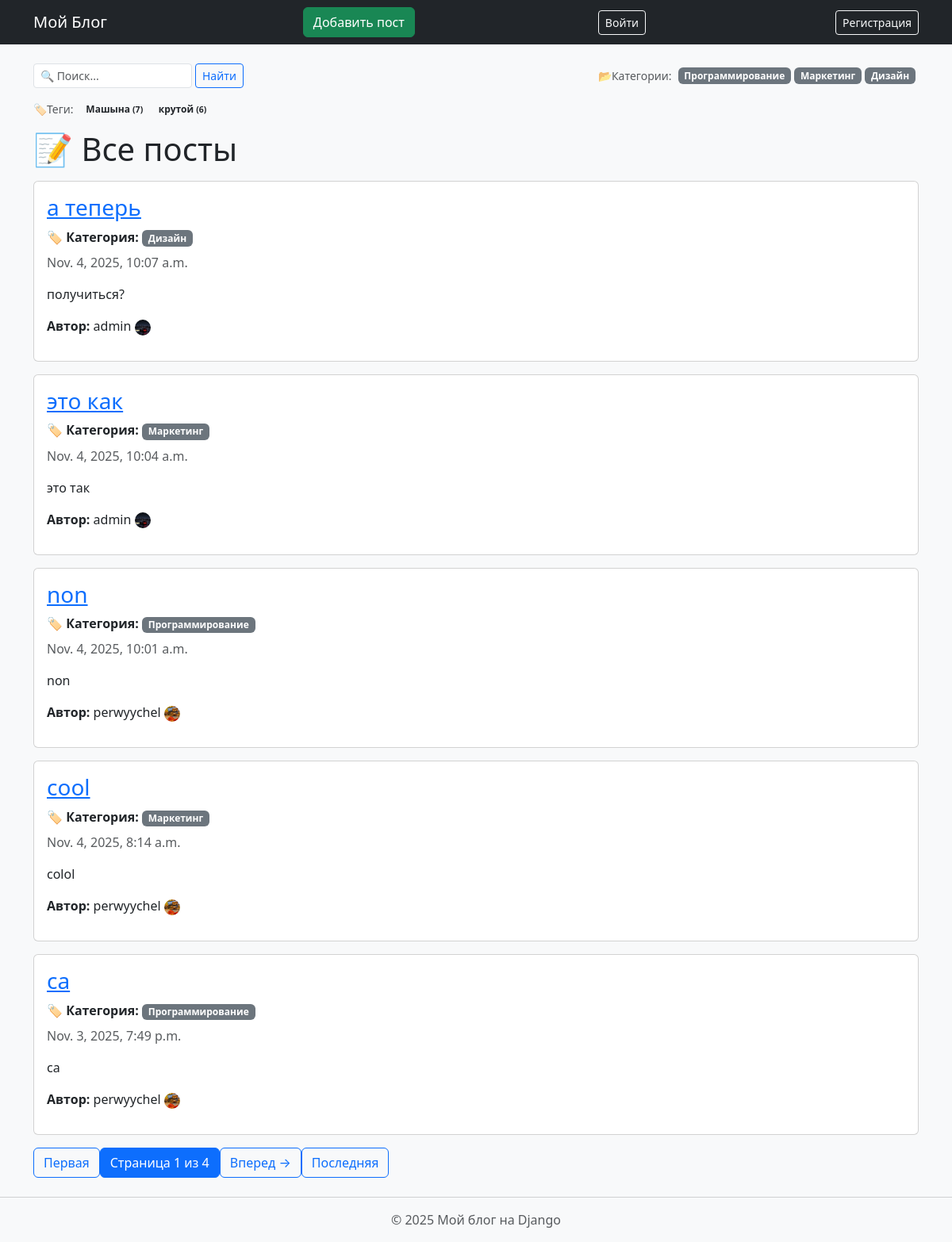
The page / on the database its author committed.
### blog/models.py (models this page shows, shortened)
class Category(models.Model):
    name = models.CharField(max_length=100, unique=True)
    slug = models.SlugField(max_length=100, unique=True)

class Tag(models.Model):
    name = models.CharField(max_length=30, unique=True)
    slug = models.SlugField(unique=True)

class Post(models.Model):
    title = models.CharField(max_length=200)
    text = models.TextField(max_length=200)
    date = models.DateTimeField(auto_now_add=True)
    author = models.ForeignKey(User, on_delete=models.CASCADE, related_name='posts')
    category = models.ForeignKey(Category, on_delete=models.SET_NULL, null=True, blank=True, related_name='posts')
    tags = models.ManyToManyField('Tag', related_name='posts',blank=True)
    image = models.ImageField(upload_to='post_images/', blank=True, null=True)

class Profile(models.Model):
    user = models.OneToOneField(User, on_delete=models.CASCADE)
    avatar = models.ImageField(upload_to='avatars/', blank=True, null=True)
    bio = models.TextField(blank=True)  # 🔹 новое поле

### blog/views.py (the view)
# urls.py: path('', views.home, name='home'),
def home(request):
    query = request.GET.get('q')
    if query:
        posts = Post.objects.filter(
            Q(title__icontains=query) | Q(text__icontains=query)  # 🔹 исправлено content → text
        ).order_by('-date')
        if posts.exists():
            messages.success(request, f'✅ Найдено {posts.count()} совпадений по запросу: "{query}"')
        else:
            messages.info(request, f'🔍 По запросу "{query}" ничего не найдено')
    else:
        posts = Post.objects.all().order_by('-date')
    paginator = Paginator(posts, 5)  # 5 постов на страницу
    page_number = request.GET.get('page')
    page_obj = paginator.get_page(page_number)  # 🔹 автоматически обрабатывает page=9999
    context = {
        'name': 'Hoshgeldi',
        'date': datetime.now(),
        'categories': Category.objects.all(),
        'tags': Tag.objects.all(),
        'page_obj': page_obj,  # 🔹 используем page_obj вместо posts
        'query': query,  # 🔹 передаем поисковый запрос в шаблон
    }
    return render(request, 'blog/home.html', context)

### blog/templates/blog/home.html (shortened to what this page needs)
{% extends 'blog/base.html' %}
{% block content %}
<div class="d-flex justify-content-between align-items-center mb-3">
  <div class="d-flex align-items-center">
    <form method="get" action="{% url 'home' %}" class="d-flex me-3">
      <input type="text" name="q" placeholder="🔍 Поиск..." class="form-control form-control-sm" style="width: 200px;">
      <button type="submit" class="btn btn-outline-primary btn-sm ms-1">Найти</button>
    </form>
  </div>
  <div class="d-flex align-items-center">
    <span class="text-muted me-2 small">📂Категории:</span>
    {% for category in categories %}
      <a href="{% url 'category_posts' category.slug %}" class="badge bg-secondary text-decoration-none me-1">{{ category.name }}</a>
    {% endfor %}
  </div>
</div>
<div class="mb-3">
  <div class="d-flex align-items-center">
    <span class="text-muted me-2 small">🏷️Теги:</span>
    {% for tag in tags %}
      <a href="{% url 'posts_by_tag' tag.slug %}" class="badge bg-light text-dark text-decoration-none me-1">
        {{ tag.name }} <small>({{ tag.posts.count }})</small>
      </a>
    {% endfor %}
  </div>
</div>
  <h1 class="mb-3">📝 Все посты</h1>
  {% for post in page_obj %}
    <div class="card mb-3 p-3">
      <h3><a href="{% url 'post_detail' post.id %}">{{ post.title }}</a></h3>
    {% if post.category %}
      <p class="mb-2">
        <strong>🏷️ Категория:</strong>
        <a href="{% url 'category_posts' post.category.slug %}" class="badge bg-secondary text-decoration-none">
          {{ post.category.name }}
        </a>
      </p>
    {% endif %}
      <p class="text-muted">{{ post.date }}</p>
      <p>{{ post.text|truncatewords:5 }}</p>
      <p><strong>Автор:</strong> {{ post.author.username }}
          {% if post.author.profile.avatar %}
            <img src="{{ post.author.profile.avatar.url }}" class="rounded-circle me-1" width="20" height="20">
            {% else %}
              👤
          {% endif %}
      </p>
    </div>
  {% empty %}
    <p>Пока публикаций нет.</p>
  {% endfor %}
<div class="pagination">
    <a href="?page=1" class="btn btn-outline-primary">Первая</a>
    <span class="current-page btn btn-primary">
        Страница {{ page_obj.number }} из {{ page_obj.paginator.num_pages }}
    </span>
    {% if page_obj.has_next %}
        <a href="?page={{ page_obj.next_page_number }}" class="btn btn-outline-primary">Вперед →</a>
    {% endif %}
    <a href="?page={{ page_obj.paginator.num_pages }}" class="btn btn-outline-primary">Последняя</a>
</div>
{% endblock %}

### rows shown on the page
Category: name "Программирование"
Category: name "Маркетинг"
Category: name "Дизайн"
Tag: name "Машына", posts.count "7"
Tag: name "крутой", posts.count "6"
Post: title "а теперь", category.name "Дизайн", date "Nov. 4, 2025, 10:07 a.m.", text "получиться?", author.username "admin", author.profile.avatar (picture)
Post: title "это как", category.name "Маркетинг", date "Nov. 4, 2025, 10:04 a.m.", text "это так", author.username "admin", author.profile.avatar (picture)
Post: title "non", category.name "Программирование", date "Nov. 4, 2025, 10:01 a.m.", text "non", author.username "perwyychel", author.profile.avatar (picture)
Post: title "cool", category.name "Маркетинг", date "Nov. 4, 2025, 8:14 a.m.", text "colol", author.username "perwyychel", author.profile.avatar (picture)
Post: title "ca", category.name "Программирование", date "Nov. 3, 2025, 7:49 p.m.", text "ca", author.username "perwyychel", author.profile.avatar (picture)

### other values the page prints
{{ page_obj.number }} "1"
{{ page_obj.paginator.num_pages }} "4"
